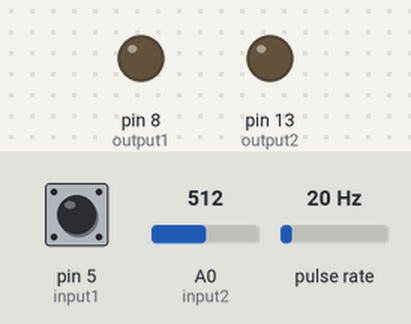
This sketch was run on a simulated Arduino Uno, built with avr-gcc and run on an emulated ATmega328P. Shown: output pins drawn as LEDs (lit = HIGH). Wiring (inferred from the names in the program): pulse sensor: data pin 2. Inputs (shaded band) come from the test bench; at power-on: A0 (input2) = 512, pin 5 (input1) HIGH, pulse rate 20 Hz. What the sketch prints to the serial monitor is not drawn.

Above: at 1.2 s.
1.3 s: A0 (input2) set to 6
4.3 s: A0 (input2) set to 3
At 8.4 s:
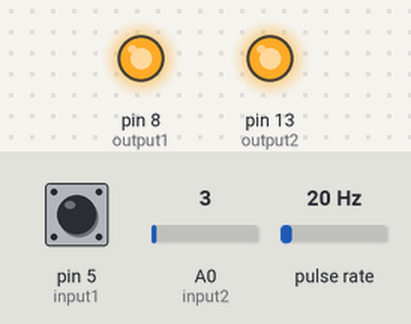
8.8 s: pin 5 (input1) pulled LOW for 1 s
At 10.9 s:
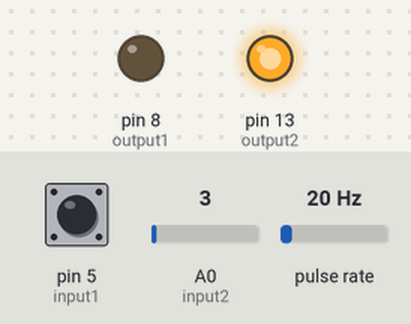
14.0 s: pin 5 (input1) pulled LOW for 3.2 s
At 20.0 s:
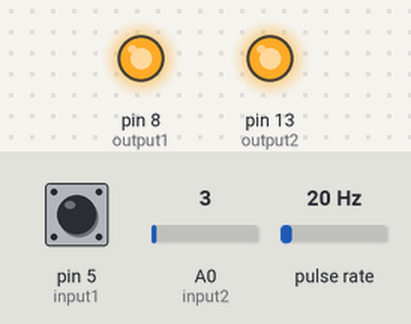
20.3 s: A0 (input2) set to 122
At 22.6 s:
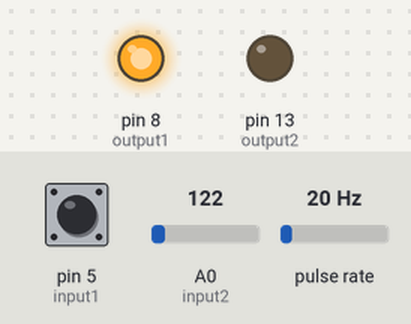
Timing chart, 0 to 24.1 s (numbered marks = the images above; inputs shaded):
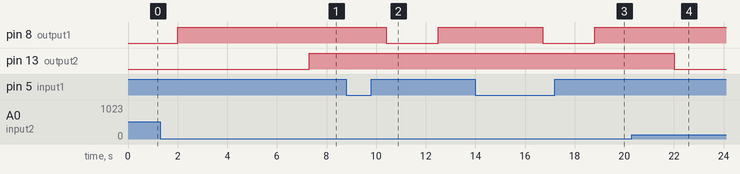

The sketch:

ControlledEnvironmentGardening.ino
```cpp
const int input1 = 5;
const int output1 = 8;
int soilmoisture = 0;
byte waterflowInterrupt = 0;
byte waterflowInputPin = 2;
float cFactor = 4.5;
volatile byte pulse;
float waterFlowRate;
unsigned int flowML;
unsigned long totalML;
unsigned long previousTime;

const int output2 = 13;
const int input2 = A0;
int idealLightIntensity = 5;
int ledState = 0;
int count = 0;

void setup()
{
  Serial.begin(9600);
  pinMode(input1,INPUT_PULLUP);
  pinMode(output1,OUTPUT);

  pinMode(input2, INPUT);
  pinMode(output2, OUTPUT);

  pinMode(waterflowInputPin, INPUT);
  digitalWrite(waterflowInputPin, HIGH);
  pulse = 0;
  waterFlowRate = 0.0;
  flowML = 0;
  totalML = 0;
  previousTime = 0;
  attachInterrupt(waterflowInterrupt, counter, FALLING);
}

void loop()
{
    int lightIntensity = analogRead(input2);
    delay(1000);

    if (lightIntensity < idealLightIntensity)
    {
      digitalWrite(output2, HIGH);
      ledState = 1;
      count = count + 1;
    }
    else
    {
      digitalWrite(output2, LOW);
      ledState = 0;
    }

    int soilmoisture= digitalRead(input1);
    delay(1000);
    if (soilmoisture == 1) //DRY
    {
      digitalWrite(output1, HIGH);
      }
    else if(soilmoisture == 0) //WET
    {
      digitalWrite(output1, LOW);
      }
    else
    {
      digitalWrite(output1, HIGH);
      }

    if((millis() - previousTime) > 1000)
      {
        detachInterrupt(waterflowInterrupt);
        waterFlowRate = ((1000.0/(millis() - previousTime))*pulse)/cFactor;
        previousTime = millis();
        flowML = (waterFlowRate / 60) * 1000; //for that second
        totalML += flowML;
        Serial.print("1.Light Intensity: ");
        Serial.print(lightIntensity);
        Serial.print(" 2.LED State: ");
        Serial.print(ledState);
        Serial.print(" 3.Count: ");
        Serial.print(count);
        Serial.print(" 4.Soil moisture: ");
        Serial.print(soilmoisture);
        Serial.print("  5.Flow rate: ");
        Serial.print(int(waterFlowRate));
        Serial.print(".");
        unsigned int fraction;
        fraction = (waterFlowRate - int(waterFlowRate)) * 10;
        Serial.print(fraction, DEC) ;
        Serial.print("Litre/Minute");
        Serial.print("  6.Current Water Flow: "); //for that second
        Serial.print(flowML);
        Serial.print("mL/Sec");
        Serial.print("  7.Cumulative Water Passed: ");
        Serial.print(totalML);
        Serial.println("mL");
        pulse = 0;
        attachInterrupt(waterflowInterrupt, counter, FALLING);
      }
}

void counter()
{
  pulse++;
}
```

Measured:
- the behaviour switches between 5 and 4 on A0 (input2) (found by bisection; images 0 and 1)
- after the input at 4.3 s, pin 13 (output2): LOW → HIGH after 3.0 s
- after the input at 8.8 s, pin 8 (output1): HIGH → LOW after 1.6 s, → HIGH 2.1 s later
- after the input at 14.0 s, pin 8 (output1): HIGH → LOW after 2.7 s, → HIGH 2.1 s later
- after the input at 20.3 s, pin 13 (output2): HIGH → LOW after 1.7 s
